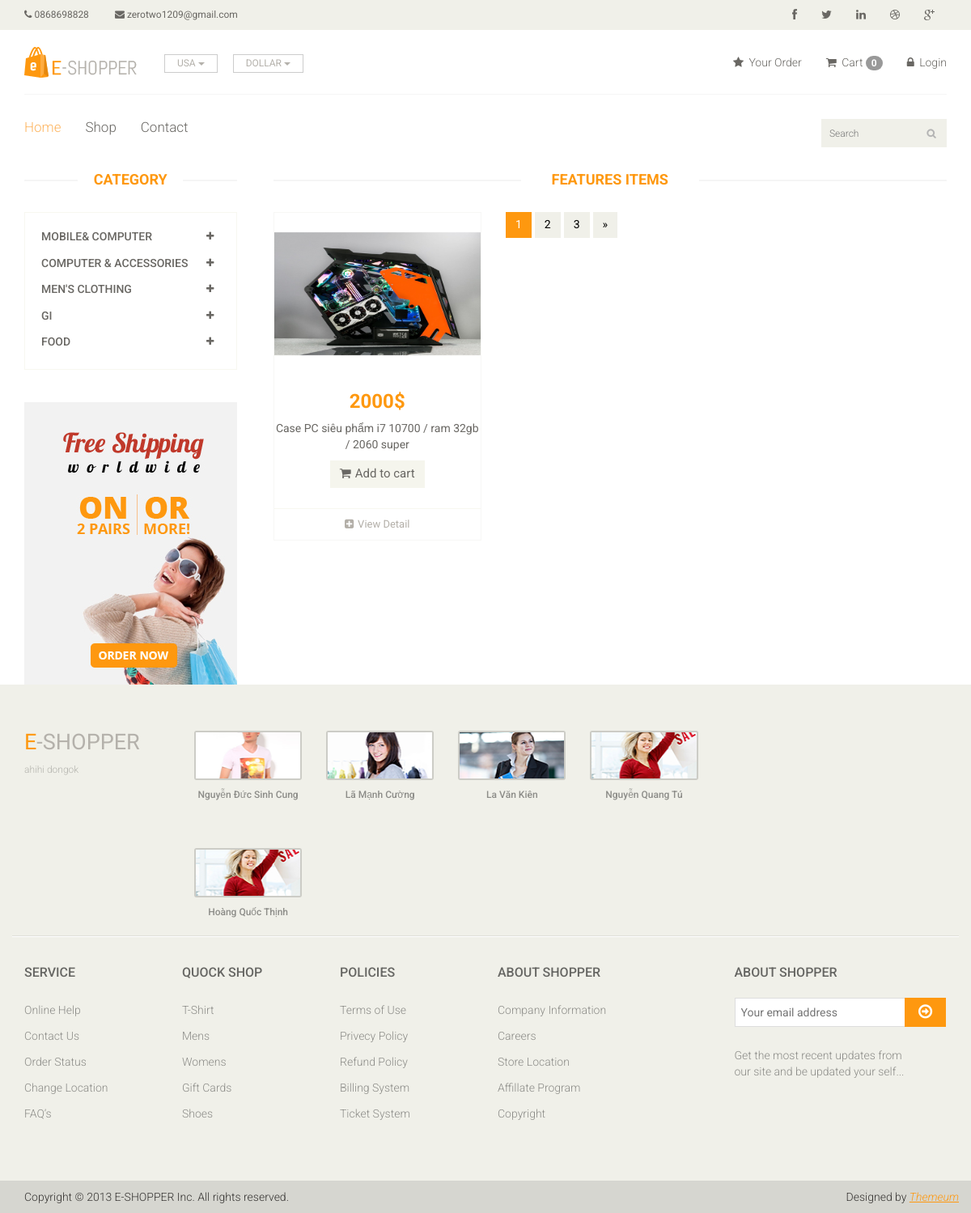
The app's page /product/?category=1 with its own data.
### app/models.py (models this page shows, shortened)
class Category(models.Model):
    category_name = models.CharField(max_length=50)

class Product(models.Model):
    Availability = (('In Stock', 'In Stock'), ('Out of Stock', 'Out of Stock'))
    category = models.ForeignKey(Category, on_delete=models.CASCADE, default='')
    sub_category = models.ForeignKey(Sub_Category, on_delete=models.CASCADE, default='')
    image = models.ImageField(upload_to='ecommerce/pimg')
    name = models.CharField(max_length=150, default="")
    price = models.IntegerField(default=0)
    Availability = models.CharField(choices=Availability,null=True,max_length=100)
    date = models.DateField(auto_now_add=True)

### E_shop/views.py (the view)
# urls.py: path('product/', views.Product_page, name='product'),
def Product_page(request):
    category = Category.objects.all()
    categoryID = request.GET.get('category')
    if categoryID:
        product = Product.objects.filter(sub_category=categoryID).order_by('-id')
    else:
        product = Product.objects.all()
    context = {
        'category': category,
        'product': product,
    }
    return render(request, 'product.html', context)

### templates/product.html (shortened to what this page needs)
{% extends 'master.html' %}
{% block body %}
<section>
		<div class="container">
			<div class="row">
				<div class="col-sm-3">
					<div class="left-sidebar">
						<h2>Category</h2>
						<div class="panel-group category-products" id="accordian">
							{% for cat in category %}
							<div class="panel panel-default">
								<div class="panel-heading">
									<h4 class="panel-title">
										<a data-toggle="collapse" data-parent="#accordian" href="#{{cat.id}}">
											<span class="badge pull-right"><i class="fa fa-plus"></i></span>
											{{cat.category_name}}
										</a>
									</h4>
								</div>
							</div>
							{% endfor %}
						</div>
						<div class="shipping text-center">
							<img src="images/home/shipping.jpg" alt="" />
						</div>
					</div>
				</div>
				<div class="col-sm-9 padding-right">
					<div class="features_items">
						<h2 class="title text-center">Features Items</h2>
						{% for prod in product %}
						<div class="col-sm-4">
							<div class="product-image-wrapper">
								<div class="single-products">
										<div class="productinfo text-center">
											<img src="/{{prod.image}}" alt="" height="200px;"  />
											<h2>{{prod.price}}$</h2>
											<p>{{prod.name}}</p>
											<a href="{% url 'cart_add' prod.id %}" class="btn btn-default add-to-cart"><i class="fa fa-shopping-cart"></i>Add to cart</a>
										</div>
										<div class="product-overlay">
											<div class="overlay-content">
											</div>
										</div>
								</div>
								<div class="choose">
									<ul class="nav nav-pills nav-justified">
										<li><a href="{{prod.id}}"><i class="fa fa-plus-square"></i>View Detail</a></li>
									</ul>
								</div>
							</div>
						</div>
						{% endfor %}
						<ul class="pagination">
							<li class="active"><a href="">1</a></li>
							<li><a href="">2</a></li>
							<li><a href="">3</a></li>
							<li><a href="">&raquo;</a></li>
						</ul>
					</div>
				</div>
			</div>
		</div>
	</section>
{% endblock%}

### static/css/main.css (style rules this page uses)
body { font-family: 'Roboto', sans-serif; background:; position: relative; font-weight:400px; }
ul li { list-style: none; }
a { -webkit-transition: 300ms; -moz-transition: 300ms; -o-transition: 300ms; transition: 300ms; }
h1, h2, h3, h4, h5, h6 { font-family: 'Roboto', sans-serif; }
.category-products { border: 1px solid #F7F7F0; margin-bottom: 35px; padding-bottom: 20px; padding-top: 15px; }
.left-sidebar h2, .brands_products h2 { color: #FE980F; font-family: 'Roboto', sans-serif; font-size: 18px; font-weight: 700; margin: 0 auto 30px; text-align: center; text-transform: uppercase; position: relative; z-index:3; }
.left-sidebar h2:after, h2.title:after { content: " "; position: absolute; border: 1px solid #f5f5f5; bottom:8px; left: 0; width: 100%; height: 0; z-index: -2; }
.left-sidebar h2:before { content: " "; position: absolute; background: #fff; bottom: -6px; width: 130px; height: 30px; z-index: -1; left: 50%; margin-left: -65px; }
h2.title:before { content: " "; position: absolute; background: #fff; bottom: -6px; width: 220px; height: 30px; z-index: -1; left: 50%; margin-left: -110px; }
.category-products .panel { background-color: #FFFFFF; border: 0px; border-radius: 0px; box-shadow:none; margin-bottom: 0px; }
.category-products .panel-default .panel-heading { background-color: #FFFFFF; border: 0 none; color: #FFFFFF; padding: 5px 20px; }
.category-products .panel-default .panel-heading .panel-title a { color: #696763; font-family: 'Roboto', sans-serif; font-size: 14px; text-decoration: none; text-transform: uppercase; }
.category-products .badge { background:none; border-radius: 10px; color: #696763; display: inline-block; font-size: 12px; font-weight: bold; line-height: 1; min-width: 10px; padding: 3px 7px; text-align: center; vertical-align: baseline; white-space: nowrap; }
.shipping { background-color: #F2F2F2; margin-top: 40px; overflow: hidden; padding-top: 20px; position: relative; }
.padding-right { padding-right: 0; }
.features_items { overflow:hidden; }
h2.title { color: #FE980F; font-family: 'Roboto', sans-serif; font-size: 18px; font-weight: 700; margin: 0 15px; text-transform: uppercase; margin-bottom: 30px; position: relative; }
.product-image-wrapper { border:1px solid #F7F7F5; overflow: hidden; margin-bottom:30px; }
.single-products { position: relative; }
.productinfo h2 { color: #FE980F; font-family: 'Roboto', sans-serif; font-size: 24px; font-weight: 700; }
.productinfo p { font-family: 'Roboto', sans-serif; font-size: 14px; font-weight: 400; color: #696763; }
.productinfo img { width: 100%; }
.productinfo { position:relative; }
.product-overlay { background:#FE980F; top: 0; display: none; height: 0; position: absolute; transition: height 500ms ease 0s; width: 100%; display: block; opacity:; }
.product-overlay .overlay-content { bottom: 0; position: absolute; bottom: 0; text-align: center; width: 100%; }
.add-to-cart { background:#F5F5ED; border: 0 none; border-radius: 0; color: #696763; font-family: 'Roboto', sans-serif; font-size: 15px; margin-bottom: 25px; }
.add-to-cart i { margin-right:5px; }
.choose { border-top: 1px solid #F7F7F0; }
.choose ul li a { color: #B3AFA8; font-family: 'Roboto', sans-serif; font-size: 13px; padding-left: 0; padding-right: 0; }
.choose ul li a i { margin-right:5px; }
.pagination { display: inline-block; margin-bottom: 25px; margin-top: 0; padding-left: 15px; }
.pagination li:first-child a, .pagination li:first-child span { border-bottom-left-radius: 0; border-top-left-radius: 0; margin-left: 0; }
.pagination li:last-child a, .pagination li:last-child span { border-bottom-right-radius: 0; border-top-right-radius: 0; }
.pagination .active a, .pagination .active span, .pagination .active a:hover, .pagination .active span:hover, .pagination .active a:focus, .pagination .active span:focus { background-color: #FE980F; border-color: #FE980F; color: #FFFFFF; cursor: default; z-index: 2; }
.pagination li a, .pagination li span { background-color: #f0f0e9; border: 0; float: left; line-height: 1.42857; margin-left: -1px; padding: 6px 12px; position: relative; text-decoration: none; margin-right: 5px; color:#000; }

### records on screen
Category: category_name "MOBILE& COMPUTER"
Category: category_name "COMPUTER & ACCESSORIES"
Category: category_name "MEN'S CLOTHING"
Category: category_name "GI"
Category: category_name "FOOD"
Product: image (picture), price "2000", name "Case PC siêu phẩm i7 10700 / ram 32gb / 2060 super"

### other values on screen
{{ request.session.cart|length }} "0"
